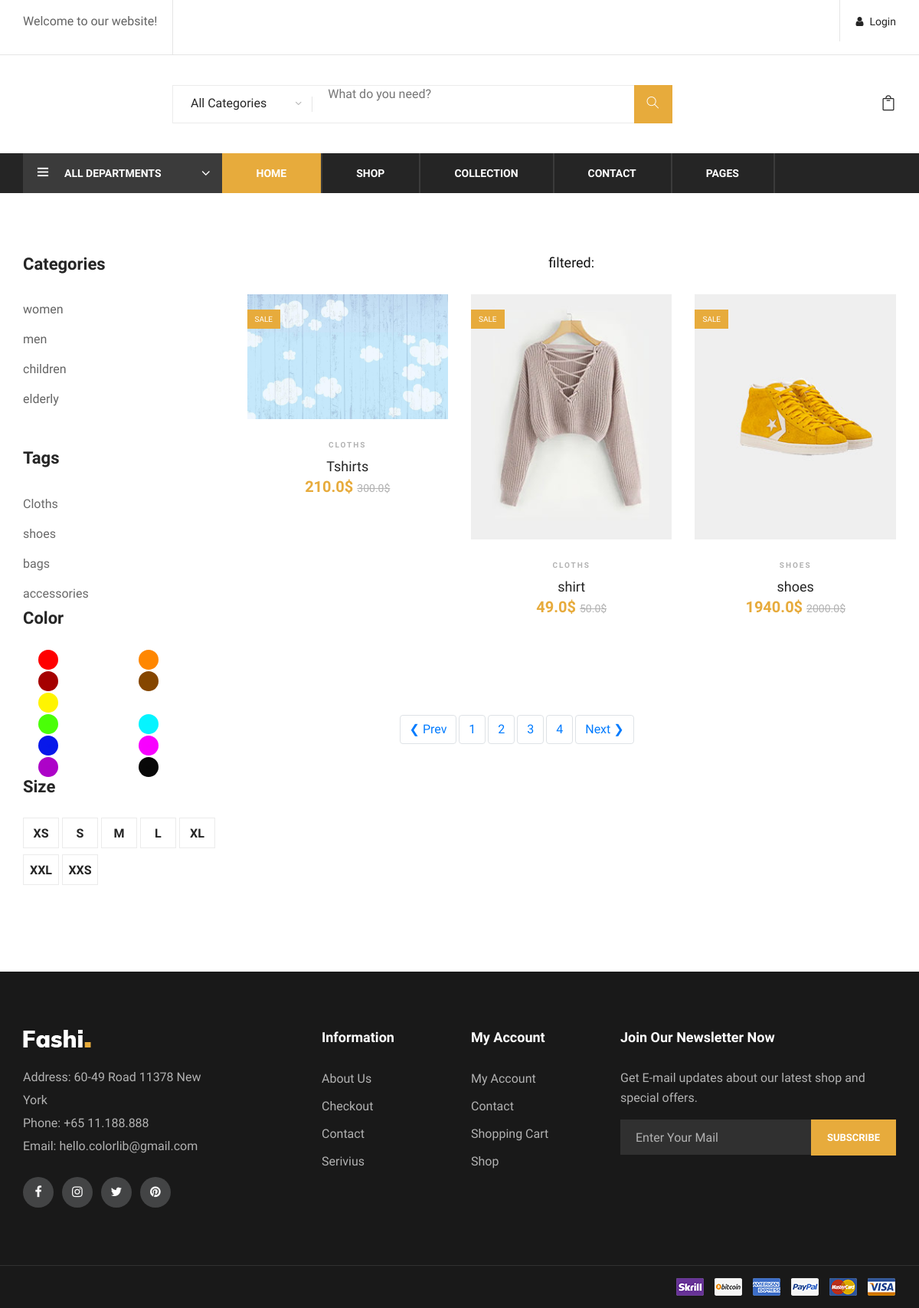
The app's page /shop/?page=2, older data.
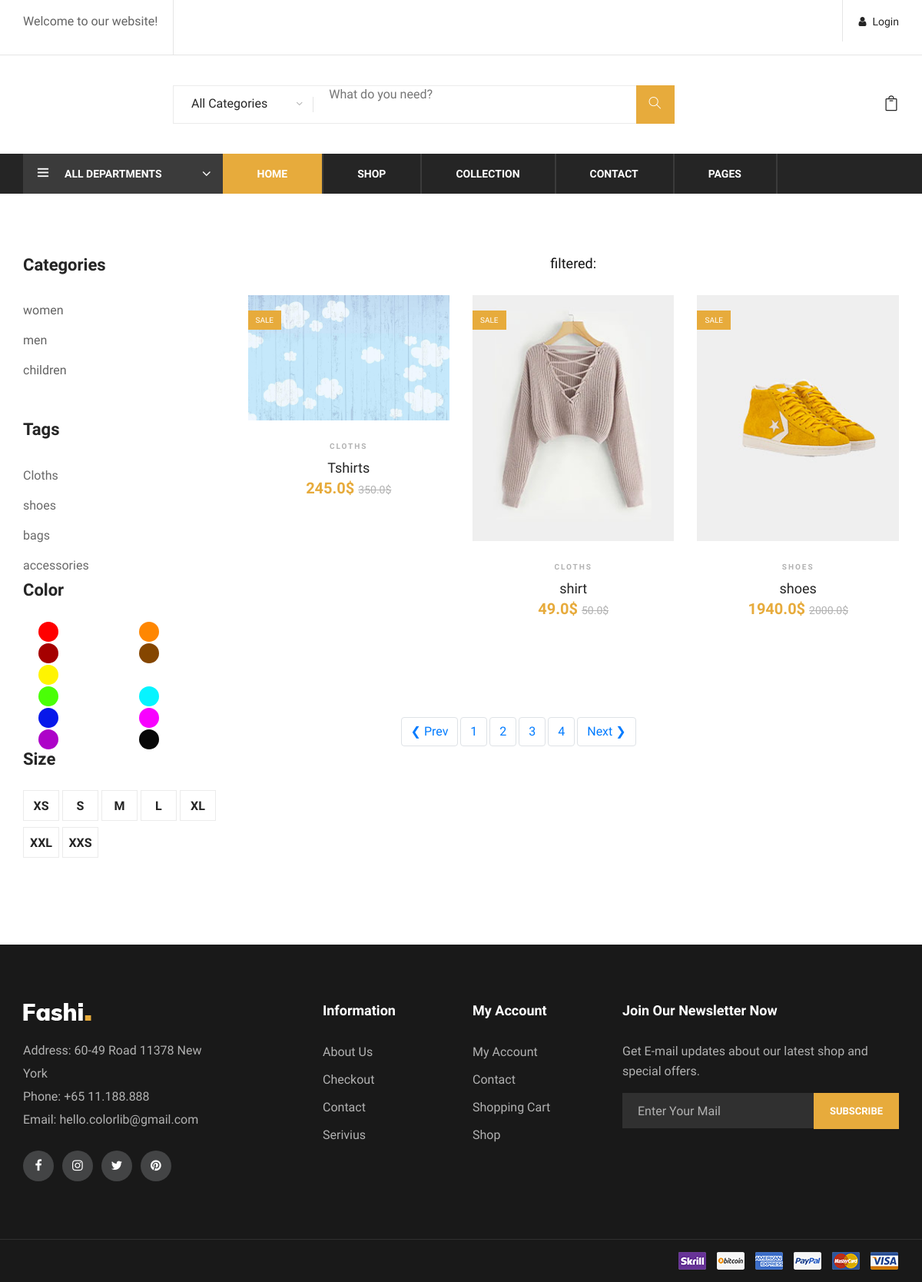
The same page, newer data.
### products/models.py (models this page shows, shortened)
class Category(models.Model):
    name=models.CharField(max_length=300,null=True)
    image=models.ImageField(upload_to='cat-img/',default='/staticfiles/images/latest-1.jpg',null=True)
    Banner=models.ImageField(upload_to='cat-img/banner/',default='/staticfiles/images/latest-1.jpg',null=True)
    created=models.DateTimeField(auto_now_add=True)
    id=models.UUIDField(default=uuid.uuid4, unique=True, primary_key=True, editable=False)

class Tag(models.Model):
    name=models.CharField(max_length=300,null=True)
    created=models.DateTimeField(auto_now_add=True)
    id=models.UUIDField(default=uuid.uuid4, unique=True, primary_key=True, editable=False)
    def __str__(self):
        return str(self.name)

class Size(models.Model):
    name=models.CharField(max_length=10,null=True)
    created=models.DateTimeField(auto_now_add=True)
    id=models.UUIDField(default=uuid.uuid4 , unique=True, primary_key=True, editable=False)

class Product(models.Model):
    owner=models.ForeignKey(Profile,on_delete=models.CASCADE, null=True)
    tag=models.ForeignKey(Tag,null=True,blank=True,on_delete=models.SET_NULL)
    cat=models.ForeignKey(Category,null=True,blank=True,on_delete=models.SET_NULL)
    size=models.ManyToManyField(Size,null=True,blank=True)
    color=models.ManyToManyField(Color,null=True,blank=True)
    name=models.CharField(max_length=300)
    description=models.TextField(null=True,blank=True)
    image=models.ImageField(null=True, blank=True,upload_to='profiles/')
    brand=models.CharField(max_length = 150,null=True,blank=True)
    price=models.FloatField(default=0, null=True, blank=True)
    discount=models.IntegerField(default=0, null=True, blank=True)
    stock=models.IntegerField(default=0, null=True, blank=True)
    vote_total=models.IntegerField(default=0, null=True, blank=True)
    vote_ratio=models.IntegerField(default=0,null=True, blank=True)
    created=models.DateTimeField(auto_now_add=True)
    id=models.UUIDField(default=uuid.uuid4 , unique=True, primary_key=True, editable=False)
    @property
    def imageURL(self):
        try:
            img=self.image.url
        except:
            img=''
        return img
    @property
    def getPriceWithDiscount(self):
        if self.discount != 0:
            price=self.price - self.price * self.discount /100
            print(price)
            return price

### products/views.py (the view)
# urls.py: path('shop/',views.shop,name='shop'),
def shop(request):
    q= request.GET.get('q') if request.GET.get('q') !=None else ''
    q=q.split(",")
    page=True
    cats=Category.objects.all()
    tags=Tag.objects.all()
    colors=Color.objects.all()
    sizes=Size.objects.all()
    if q[0] == 'cat':
        cat=Category.objects.get(id=q[1])
        search_query=cat.name
        products=filterCat(pk=q[1])
    elif q[0] == 'size':
        size=Size.objects.get(id=q[1])
        search_query=size.name
        products=filterSize(pk=q[1])
    elif q[0] == 'color':
        color=Color.objects.get(id=q[1])
        search_query=color.name
        products=filterColor(pk=q[1])
    elif q[0] == 'tag':
        tag=Tag.objects.get(id=q[1])
        search_query=tag.name
        products=filterTag(pk=q[1])
    else:
        if request.GET.get('search_query'):
            products,search_query=search(request)
        else:
            search_query=''
            products=Product.objects.all()
    custom_range,products=paginateProducts(request,products,3)
    context={'cats':cats,'tags':tags,'products':products, 'colors':colors, 'sizes':sizes, 'page':page, 'search_query':search_query,'custom_range':custom_range}
    return render(request,'products/shop.html',context)

### products/utils.py (called while the page is built)
def paginateProducts(request,products, results):
    page=request.GET.get('page')
    paginator=Paginator(products,results)
    try:
        products=paginator.page(page)
    except PageNotAnInteger:
        page=1
        products=paginator.page(page)
    except EmptyPage:
        page=paginator.num_pages
        products=paginator.page(page)
    leftIndex=(int(page)-4)
    if leftIndex < 1:
        leftIndex =1
    rightIndex=(int(page)+5)
    if rightIndex > paginator.num_pages:
        rightIndex=paginator.num_pages+1
    custom_range =range(leftIndex,rightIndex)
    return custom_range,products

### products/templates/products/shop.html (shortened to what this page needs)
{% extends 'main.html' %}
{% block content %}
<div class="col-lg-9 order-1 order-lg-2">
    <div class="product-show-option">
        <div class="row">
            <div class="col-lg-12 col-md-12 text-center">
                <h5> filtered: {{search_query}}</h5>
            </div>
        </div>
    </div>
    <div class="product-list">
        <div class="row">
            {% for product in products %}
            <div class="col-lg-4 col-sm-6">
                <div class="product-item">
                    <div class="pi-pic">
                        <img src="{{product.imageURL}}" alt="">
                        <div class="sale pp-sale">Sale</div>
                    </div>
                    <div class="pi-text">
                        <div class="catagory-name">{{product.tag}}</div>
                        <a href="{% url 'product' product.id %}">
                            <h5>{{product.name}}</h5>
                        </a>
                        <div class="product-price">
                            {% if product.discount != 0 %}
                            {{product.getPriceWithDiscount}}$
                            <span>{{product.price}}$</span>
                            {% else %}
                            {{product.price}}$
                            {% endif %}
                        </div>
                    </div>
                </div>
            </div>
            {% endfor %}
    {% include 'pagination.html' with queryset=products custom_range=custom_range %}
        </div>
    </div>
</div>
{% endblock content %}

### templates/main.html (shortened to what this page needs)
{% load static %}
<!DOCTYPE html>
<html lang="zxx">
<head>
    <link rel="stylesheet" href="{% static 'css/bootstrap.min.css' %}" type="text/css">
    <link rel="stylesheet" href="{% static 'css/font-awesome.min.css' %}" type="text/css">
    <link rel="stylesheet" href="{% static 'css/themify-icons.css' %}" type="text/css">
    <link rel="stylesheet" href="{% static 'css/elegant-icons.css' %}" type="text/css">
    <link rel="stylesheet" href="{% static 'css/owl.carousel.min.css' %}" type="text/css">
    <link rel="stylesheet" href="{% static 'css/nice-select.css' %}" type="text/css">
    <link rel="stylesheet" href="{% static 'css/jquery-ui.min.css' %}" type="text/css">
    <link rel="stylesheet" href="{% static 'css/slicknav.min.css' %}" type="text/css">
    <link rel="stylesheet" href="{% static 'css/style.css' %}" type="text/css">
</head>
    <body>
        {% include 'navbar.html' %}
        {% if page %}
        {% include 'filter.html' %}
        {% endif %}
        {% block content %}
        {% endblock content %}
         {% if page %}
</div>
</div>
  </section>
{% endif %}
        {% include 'footer.html' %}
    </body>
</html>

### templates/navbar.html (shortened to what this page needs)
{% load static %}
<header class="header-section">
    <div class="header-top">
        <div class="container">
            {% if request.user.is_authenticated %}
            <div class="ht-left">
                <div class="mail-service">
                    <p> Hello  Dear {{request.user.username}} !</p>
                </div>
                <!--<div class="phone-service">
                    <i class=" fa fa-phone"></i>
                    +65 11.188.888
                </div>-->
            </div>
            <div class="ht-right">
                <a href="{% url 'logout' %}" class="login-panel"><i class="fa fa-user"></i>LogOut</a>
                <!--
                <div class="top-social">
                    <a href="#"><i class="ti-facebook"></i></a>
                    <a href="#"><i class="ti-twitter-alt"></i></a>
                    <a href="#"><i class="ti-linkedin"></i></a>
                    <a href="#"><i class="ti-pinterest"></i></a>
                </div>-->
            </div>
            {% else %}
            <div class="ht-left">
                <div class="mail-service">
                    <p> Welcome to our website!</p>
                </div>
            </div>
            <div class="ht-right">
                <a href="{% url 'login' %}" class="login-panel"><i class="fa fa-user"></i>Login</a>
            </div>
            {% endif %}
        </div>
    </div>
    <div class="container">
        <div class="inner-header">
            <div class="row">
                <div class="col-lg-2 col-md-2">
                    <div class="logo">
                    </div>
                </div>
                <div class="col-lg-7 col-md-7">
                    <div class="advanced-search">
                        <button type="button" class="category-btn">All Categories</button>
                        <form action="{% url 'shop' %}" method="GET" id="searchForm">
                        <div class="input-group">
                            <input type="text" value="{{search_query}}" name="search_query" placeholder="What do you need?">
                            <button type="submit"><i class="ti-search"></i></button>
                        </div>
                    </form>
                    </div>
                </div>
                <div class="col-lg-3 text-right col-md-3">
                    <ul class="nav-right">
                        <li class="cart-icon">
                            <a href="{% url 'orders' %}">
                                <i class="icon_bag_alt"></i>
                            </a>
                    </ul>
                </div>
            </div>
        </div>
    </div>
    <div class="nav-item">
        <div class="container">
            <div class="nav-depart">
                <div class="depart-btn">
                    <i class="ti-menu"></i>
                    <span>All departments</span>
                </div>
            </div>
            <nav class="nav-menu mobile-menu">
                <ul>
                    <li class="active"><a href="{% url 'products' %}">Home</a></li>
                    <li><a href="{% url 'shop' %}">Shop</a></li>
                    <li><a href="{% url 'shop' %}">Collection</a>
                    </li>
                    <li><a href="./contact.html">Contact</a></li>
                    <li><a href="#">Pages</a>
                    </li>
                </ul>
            </nav>
        </div>
    </div>
</header>

### templates/filter.html (shortened to what this page needs)
{% load static %}
<section class="product-shop spad page-details">
            <div class="container">
<div class="row">
<div class="col-lg-3 col-md-6 col-sm-8 order-2 order-lg-1 produts-sidebar-filter">
    <div class="filter-widget">
        <h4 class="fw-title">Categories</h4>
        <ul class="filter-catagories">
            {% for cat in cats %}
            <li><a href="{% url 'shop' %}?q=cat,{{cat.id}}">{{cat.name}}</a></li>
            {% endfor %}
        </ul>
    </div>
    <div class="filter-widget">
        <h4 class="fw-title">Tags</h4>
        <div class="fw-brand-check">
            <ul class="filter-catagories">
            {% for tag in tags %}
 <li><a href="{% url 'shop' %}?q=tag,{{tag.id}}" style="color: dimgrey;">{{tag.name}}</a>
 </li>
            {% endfor%}
        </ul>
    </div>
    <div class="filter-widget">
        <h4 class="fw-title">Color</h4>
        <div class="fw-color-choose">
            {% for color in colors %}
            <div class="cs-item">
                <a href="{% url 'shop' %}?q=color,{{color.id}}" style="font-size: 5px;  background-color: {{color.color}};color: {{color.color}};  border-radius:20px; border-color:#504e4d; padding:10px; margin:20px">dd</a>
            </div>
            {% endfor %}
        </div>
    </div>
    <div class="filter-widget">
        <h4 class="fw-title">Size</h4>
        <div class="fw-size-choose">
            {% for size in sizes %}
            <a href="{% url 'shop' %}?q=size,{{size.id}}">
            <div class="sc-item">
                <label for="{{size.name}}-size">{{size.name}}</label>
            </div>
        </a>
            {% endfor %}
        </div>
    </div>
</div>
</div>

### templates/pagination.html (shortened to what this page needs)
{% if queryset.has_other_pages %}
<div class="pagination">
  <ul class="container" style="margin-left:200px; margin-top: 100px;">
    {% if queryset.has_previous%}
    <li style="display: inline-block;"><a href="?page={{queryset.previous_page_number}}" class="btn page-link" data-page="{{queryset.previous_page_number}}"> &#10094; Prev</a></li>
    {% endif %}
    {% for page in custom_range %}
    {%  if page == queryset.number %}
    <li style="display: inline-block;"><a href="?page={{page}}" class="btn page-link btn--sub" data-page="{{page}}">{{page}}</a></li>
    {% else %}
    <li style="display: inline-block;"><a href="?page={{page}}" class="btn page-link" data-page="{{page}}">{{page}}</a></li>
    {% endif %}
    {% endfor %}
    {% if queryset.has_next %}
    <li style="display: inline-block;"><a href="?page={{queryset.next_page_number}}" class="btn page-link " data-page="{{queryset.next_page_number}}"> Next &#10095;</a></li>
    {% endif %}
  </ul>
</div>
{% endif %}

### templates/footer.html (shortened to what this page needs)
{% load static %}
    <footer class="footer-section">
        <div class="container">
            <div class="row">
                <div class="col-lg-3">
                    <div class="footer-left">
                        <div class="footer-logo">
                            <a href="#"><img src="{% static 'images/footer-logo.png' %}" alt=""></a>
                        </div>
                        <ul>
                            <li>Address: 60-49 Road 11378 New York</li>
                            <li>Phone: +65 11.188.888</li>
                            <li>Email: hello.colorlib@gmail.com</li>
                        </ul>
                        <div class="footer-social">
                            <a href="#"><i class="fa fa-facebook"></i></a>
                            <a href="#"><i class="fa fa-instagram"></i></a>
                            <a href="#"><i class="fa fa-twitter"></i></a>
                            <a href="#"><i class="fa fa-pinterest"></i></a>
                        </div>
                    </div>
                </div>
                <div class="col-lg-2 offset-lg-1">
                    <div class="footer-widget">
                        <h5>Information</h5>
                        <ul>
                            <li><a href="#">About Us</a></li>
                            <li><a href="#">Checkout</a></li>
                            <li><a href="#">Contact</a></li>
                            <li><a href="#">Serivius</a></li>
                        </ul>
                    </div>
                </div>
                <div class="col-lg-2">
                    <div class="footer-widget">
                        <h5>My Account</h5>
                        <ul>
                            <li><a href="#">My Account</a></li>
                            <li><a href="#">Contact</a></li>
                            <li><a href="#">Shopping Cart</a></li>
                            <li><a href="#">Shop</a></li>
                        </ul>
                    </div>
                </div>
                <div class="col-lg-4">
                    <div class="newslatter-item">
                        <h5>Join Our Newsletter Now</h5>
                        <p>Get E-mail updates about our latest shop and special offers.</p>
                        <form action="#" class="subscribe-form">
                            <input type="text" placeholder="Enter Your Mail">
                            <button type="button">Subscribe</button>
                        </form>
                    </div>
                </div>
            </div>
        </div>
        <div class="copyright-reserved">
            <div class="container">
                <div class="row">
                    <div class="col-lg-12">
                        <div class="payment-pic">
                            <img src="{% static 'images/payment-method.png' %}" alt="">
                        </div>
                    </div>
                </div>
            </div>
        </div>
    </footer>

Row changes from the older to the newer data that the page shows:
removed Category: name "elderly"
changed Product "Tshirts": getPriceWithDiscount "210.0" → "245.0"; price "300.0" → "350.0"
